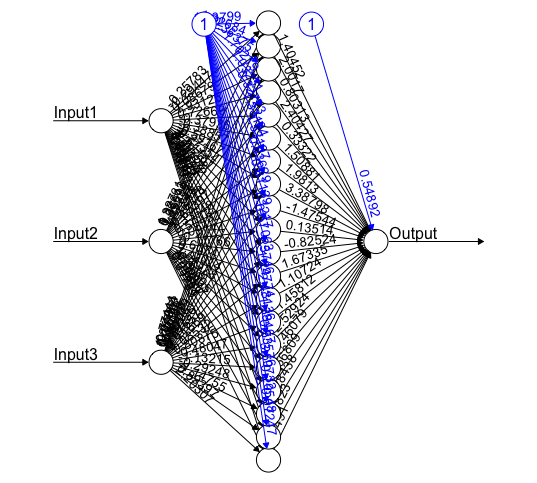

This chart was generated by the following R code:
library(grid)   
library(MASS)
library(neuralnet)
p <- matrix(c(80.0,90.0,180.0,140.0,120.0,3.0,8.0,20.0,16.0,5.0,50.0,70.0,120.0,90.0,85.0),5,3,byrow = T)
t <- c(11.0,12.5,20.0,18.0,15.5)
trainingdata <- cbind(p,t) 
trainingdata
colnames(trainingdata) <- c("Input1","Input2","Input3","Output")
net <- neuralnet(Output~Input1+Input2+Input3,trainingdata, hidden=20, threshold=0.001)   
print(net)   
plot(net)   
testdata <- trainingdata[,1:3]  
net.results <- compute(net, testdata)   
ls(net.results)   
print(net.results$net.result) 
cleanoutput <- cbind(testdata,trainingdata[,4],as.data.frame(net.results$net.result))   
colnames(cleanoutput) <- c("Input1","Input2","Input3","Expected Output","Neural Net Output")   
print(cleanoutput)   
